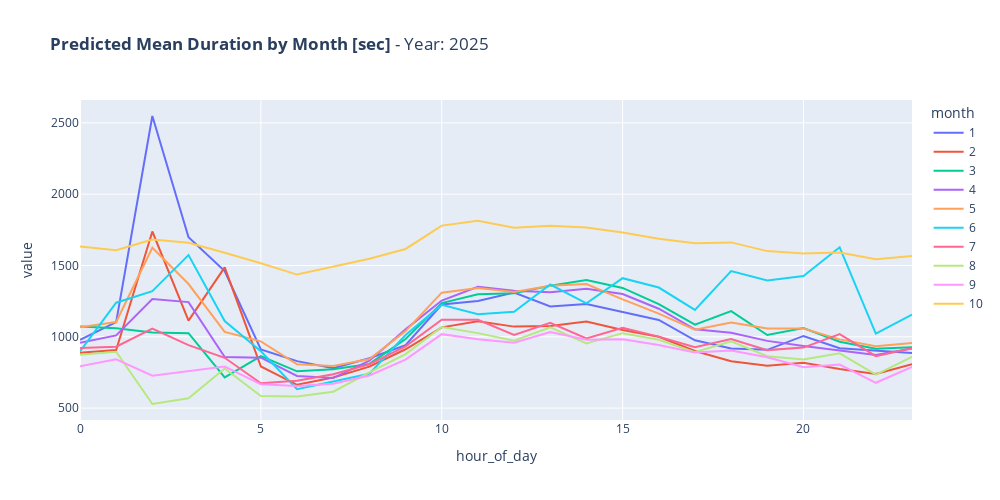

Source (notebook cell):
### Code cell
predicted_month_means = group_results['predicted'].mean().unstack(level='hour_of_day').T
fig = px.line(predicted_month_means, title=f"<b>Predicted Mean Duration by Month [sec]</b> - Year: {year_to_test}", width=1000, height=500)

fig.show()

### Figure 1 — Plotly figure (JSON) as saved in the notebook; plotly's stock layout.template omitted (floating-point values rounded to 4 significant figures)
{"data": [{"hovertemplate": "month=1<br>hour_of_day=%{x}<br>value=%{y}<extra></extra>", "legendgroup": "1", "line": {"color": "#636efa", "dash": "solid"}, "marker": {"symbol": "circle"}, "mode": "lines", "name": "1", "orientation": "v", "showlegend": true, "type": "scatter", "x": [0, 1, 2, 3, 4, 5, 6, 7, 8, 9, 10, 11, 12, 13, 14, 15, 16, 17, 18, 19, 20, 21, 22, 23], "xaxis": "x", "y": [979.1, 1103.0, 2548.0, 1698.0, 1461.0, 911.2, 829.4, 780.4, 849.8, 941.5, 1227.0, 1251.0, 1311.0, 1213.0, 1231.0, 1172.0, 1118.0, 975.9, 918.5, 908.9, 1006.0, 919.7, 903.2, 887.0], "yaxis": "y"}, {"hovertemplate": "month=2<br>hour_of_day=%{x}<br>value=%{y}<extra></extra>", "legendgroup": "2", "line": {"color": "#EF553B", "dash": "solid"}, "marker": {"symbol": "circle"}, "mode": "lines", "name": "2", "orientation": "v", "showlegend": true, "type": "scatter", "x": [0, 1, 2, 3, 4, 5, 6, 7, 8, 9, 10, 11, 12, 13, 14, 15, 16, 17, 18, 19, 20, 21, 22, 23], "xaxis": "x", "y": [888.3, 907.3, 1738.0, 1113.0, 1487.0, 791.9, 663.7, 714.8, 791.1, 912.7, 1066.0, 1109.0, 1072.0, 1075.0, 1107.0, 1048.0, 999.9, 901.0, 828.2, 797.7, 818.3, 774.6, 738.9, 808.4], "yaxis": "y"}, {"hovertemplate": "month=3<br>hour_of_day=%{x}<br>value=%{y}<extra></extra>", "legendgroup": "3", "line": {"color": "#00cc96", "dash": "solid"}, "marker": {"symbol": "circle"}, "mode": "lines", "name": "3", "orientation": "v", "showlegend": true, "type": "scatter", "x": [0, 1, 2, 3, 4, 5, 6, 7, 8, 9, 10, 11, 12, 13, 14, 15, 16, 17, 18, 19, 20, 21, 22, 23], "xaxis": "x", "y": [1072.0, 1060.0, 1031.0, 1026.0, 716.0, 864.8, 758.1, 773.3, 810.0, 985.1, 1236.0, 1299.0, 1306.0, 1359.0, 1399.0, 1343.0, 1229.0, 1086.0, 1180.0, 1013.0, 1062.0, 966.0, 916.5, 927.2], "yaxis": "y"}, {"hovertemplate": "month=4<br>hour_of_day=%{x}<br>value=%{y}<extra></extra>", "legendgroup": "4", "line": {"color": "#ab63fa", "dash": "solid"}, "marker": {"symbol": "circle"}, "mode": "lines", "name": "4", "orientation": "v", "showlegend": true, "type": "scatter", "x": [0, 1, 2, 3, 4, 5, 6, 7, 8, 9, 10, 11, 12, 13, 14, 15, 16, 17, 18, 19, 20, 21, 22, 23], "xaxis": "x", "y": [958.2, 1010.0, 1266.0, 1243.0, 858.9, 853.5, 725.4, 710.9, 832.1, 1052.0, 1254.0, 1351.0, 1323.0, 1312.0, 1337.0, 1300.0, 1197.0, 1052.0, 1029.0, 971.6, 935.7, 902.3, 872.6, 918.3], "yaxis": "y"}, {"hovertemplate": "month=5<br>hour_of_day=%{x}<br>value=%{y}<extra></extra>", "legendgroup": "5", "line": {"color": "#FFA15A", "dash": "solid"}, "marker": {"symbol": "circle"}, "mode": "lines", "name": "5", "orientation": "v", "showlegend": true, "type": "scatter", "x": [0, 1, 2, 3, 4, 5, 6, 7, 8, 9, 10, 11, 12, 13, 14, 15, 16, 17, 18, 19, 20, 21, 22, 23], "xaxis": "x", "y": [1067.0, 1103.0, 1624.0, 1370.0, 1034.0, 968.3, 807.3, 794.7, 844.2, 1040.0, 1310.0, 1343.0, 1314.0, 1359.0, 1369.0, 1263.0, 1163.0, 1049.0, 1101.0, 1058.0, 1058.0, 981.9, 934.3, 956.8], "yaxis": "y"}, {"hovertemplate": "month=6<br>hour_of_day=%{x}<br>value=%{y}<extra></extra>", "legendgroup": "6", "line": {"color": "#19d3f3", "dash": "solid"}, "marker": {"symbol": "circle"}, "mode": "lines", "name": "6", "orientation": "v", "showlegend": true, "type": "scatter", "x": [0, 1, 2, 3, 4, 5, 6, 7, 8, 9, 10, 11, 12, 13, 14, 15, 16, 17, 18, 19, 20, 21, 22, 23], "xaxis": "x", "y": [897.8, 1239.0, 1320.0, 1573.0, 1111.0, 898.8, 633.1, 686.8, 741.0, 1012.0, 1224.0, 1158.0, 1176.0, 1367.0, 1235.0, 1411.0, 1345.0, 1188.0, 1461.0, 1395.0, 1426.0, 1628.0, 1023.0, 1156.0], "yaxis": "y"}, {"hovertemplate": "month=7<br>hour_of_day=%{x}<br>value=%{y}<extra></extra>", "legendgroup": "7", "line": {"color": "#FF6692", "dash": "solid"}, "marker": {"symbol": "circle"}, "mode": "lines", "name": "7", "orientation": "v", "showlegend": true, "type": "scatter", "x": [0, 1, 2, 3, 4, 5, 6, 7, 8, 9, 10, 11, 12, 13, 14, 15, 16, 17, 18, 19, 20, 21, 22, 23], "xaxis": "x", "y": [921.1, 930.8, 1058.0, 941.9, 852.9, 674.0, 691.4, 737.5, 807.8, 932.9, 1119.0, 1120.0, 1013.0, 1099.0, 988.4, 1063.0, 1001.0, 927.3, 984.1, 906.7, 924.6, 1019.0, 864.4, 920.8], "yaxis": "y"}, {"hovertemplate": "month=8<br>hour_of_day=%{x}<br>value=%{y}<extra></extra>", "legendgroup": "8", "line": {"color": "#B6E880", "dash": "solid"}, "marker": {"symbol": "circle"}, "mode": "lines", "name": "8", "orientation": "v", "showlegend": true, "type": "scatter", "x": [0, 1, 2, 3, 4, 5, 6, 7, 8, 9, 10, 11, 12, 13, 14, 15, 16, 17, 18, 19, 20, 21, 22, 23], "xaxis": "x", "y": [874.9, 895.2, 529.0, 569.5, 778.0, 584.7, 581.7, 615.0, 751.3, 879.2, 1068.0, 1026.0, 972.3, 1067.0, 954.1, 1026.0, 978.9, 891.5, 968.5, 863.8, 841.7, 884.2, 734.5, 859.4], "yaxis": "y"}, {"hovertemplate": "month=9<br>hour_of_day=%{x}<br>value=%{y}<extra></extra>", "legendgroup": "9", "line": {"color": "#FF97FF", "dash": "solid"}, "marker": {"symbol": "circle"}, "mode": "lines", "name": "9", "orientation": "v", "showlegend": true, "type": "scatter", "x": [0, 1, 2, 3, 4, 5, 6, 7, 8, 9, 10, 11, 12, 13, 14, 15, 16, 17, 18, 19, 20, 21, 22, 23], "xaxis": "x", "y": [794.2, 842.1, 727.2, 758.8, 791.9, 667.2, 654.9, 670.5, 728.9, 839.9, 1019.0, 982.7, 959.2, 1033.0, 979.3, 983.7, 942.6, 889.3, 903.4, 856.4, 787.4, 805.4, 677.8, 788.6], "yaxis": "y"}, {"hovertemplate": "month=10<br>hour_of_day=%{x}<br>value=%{y}<extra></extra>", "legendgroup": "10", "line": {"color": "#FECB52", "dash": "solid"}, "marker": {"symbol": "circle"}, "mode": "lines", "name": "10", "orientation": "v", "showlegend": true, "type": "scatter", "x": [0, 1, 2, 3, 4, 5, 6, 7, 8, 9, 10, 11, 12, 13, 14, 15, 16, 17, 18, 19, 20, 21, 22, 23], "xaxis": "x", "y": [1632.0, 1607.0, 1682.0, 1659.0, 1589.0, 1516.0, 1436.0, 1493.0, 1547.0, 1616.0, 1780.0, 1813.0, 1764.0, 1779.0, 1767.0, 1731.0, 1688.0, 1656.0, 1662.0, 1601.0, 1584.0, 1592.0, 1544.0, 1567.0], "yaxis": "y"}], "layout": {"height": 500, "legend": {"title": {"text": "month"}, "tracegroupgap": 0}, "title": {"text": "<b>Predicted Mean Duration by Month [sec]</b> - Year: 2025"}, "width": 1000, "xaxis": {"anchor": "y", "domain": [0, 1], "title": {"text": "hour_of_day"}}, "yaxis": {"anchor": "x", "domain": [0, 1], "title": {"text": "value"}}}}
